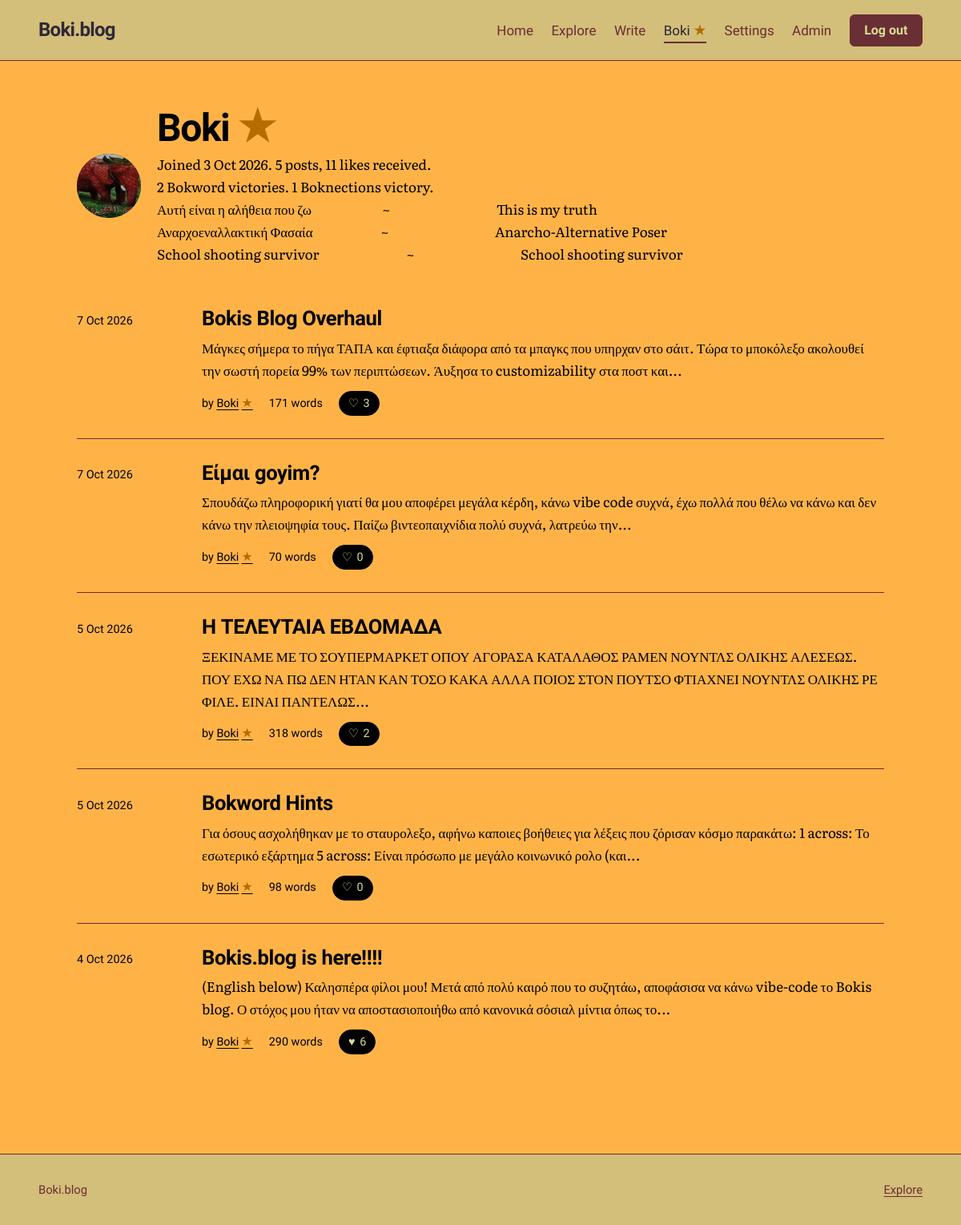
/u/Boki (signed in), run on the app's committed database.
### tables this page shows
CREATE TABLE users (
    id            INTEGER PRIMARY KEY,
    username      TEXT NOT NULL UNIQUE COLLATE NOCASE,
    password_hash TEXT NOT NULL,
    is_admin      INTEGER NOT NULL DEFAULT 0,
    created_at    TEXT NOT NULL DEFAULT (datetime('now')),
    bio           TEXT NOT NULL DEFAULT '',
    avatar        TEXT,
    profile_bg    TEXT NOT NULL DEFAULT '#D9DD92',
    profile_text  TEXT NOT NULL DEFAULT '#2E2836'
, avatar_position_x INTEGER NOT NULL DEFAULT 50, avatar_position_y INTEGER NOT NULL DEFAULT 50, bokword_victories INTEGER NOT NULL DEFAULT 0, boknections_victories INTEGER NOT NULL DEFAULT 0);

CREATE TABLE posts (
    id         INTEGER PRIMARY KEY,
    user_id    INTEGER NOT NULL REFERENCES users(id) ON DELETE CASCADE,
    title      TEXT NOT NULL,
    body       TEXT NOT NULL,
    created_at TEXT NOT NULL DEFAULT (datetime('now')),
    updated_at TEXT,
    image      TEXT,
    text_color TEXT NOT NULL DEFAULT '#2E2836',
    title_color TEXT NOT NULL DEFAULT '#2E2836',
    background_color TEXT NOT NULL DEFAULT '#D9DD92'
, accent_color TEXT NOT NULL DEFAULT '#6A2E35', surface_color TEXT NOT NULL DEFAULT '#D3BE7A', button_text_color TEXT NOT NULL DEFAULT '#D9DD92');

### app.py (the view)
@app.get("/u/<username>")
def profile(username):
    user = db().execute(
        """SELECT u.id, u.username, u.created_at, u.bio, u.avatar,
                  u.avatar_position_x, u.avatar_position_y, u.profile_bg, u.profile_text,
                  u.bokword_victories, u.boknections_victories,
                  EXISTS(
                    SELECT 1 FROM crossword_completions c
                    JOIN crossword_state s ON s.id = 1
                    WHERE c.user_id = u.id AND c.puzzle_version = s.version
                  ) AS crossword_star
           FROM users u WHERE u.username = ?""",
        (username,)).fetchone()
    if user is None:
        abort(404)
    page = request.args.get("page", 1, type=int)
    posts, total, page, pages = fetch_posts("p.user_id = ?", (user["id"],), "new", page)
    total_likes = db().execute(
        "SELECT COUNT(*) FROM likes l JOIN posts p ON p.id = l.post_id "
        "WHERE p.user_id = ?", (user["id"],)).fetchone()[0]
    return render_template("profile.html", profile_user=user, posts=posts,
                           total=total, total_likes=total_likes, page=page, pages=pages)

### app.py (called while the page is built)
def db():
    if "db" not in g:
        g.db = sqlite3.connect(DB_PATH)
        g.db.row_factory = sqlite3.Row
        g.db.execute("PRAGMA foreign_keys = ON")
    return g.db

def get_setting(key):
    row = db().execute("SELECT value FROM settings WHERE key = ?", (key,)).fetchone()
    return row["value"] if row else None

def viewer_id():
    return g.user["id"] if g.user else -1

def boknections_enabled():
    return get_setting("boknections_enabled") == "1"

def flower_usernames():
    if "flower_users" not in g:
        g.flower_users = set()
        if boknections_enabled():
            rows = db().execute(
                "SELECT u.username FROM boknections_progress p "
                "JOIN boknections_state s ON s.id = 1 AND s.version = p.puzzle_version "
                "JOIN users u ON u.id = p.user_id WHERE p.solved = 1").fetchall()
            g.flower_users = {row["username"] for row in rows}
    return g.flower_users

def fetch_posts(where="1 = 1", params=(), sort="new", page=1):
    total = db().execute(
        f"SELECT COUNT(*) {POST_FROM} WHERE {where}", params).fetchone()[0]
    pages = max(1, -(-total // PER_PAGE))
    page = min(max(page, 1), pages)
    rows = db().execute(
        f"SELECT {POST_COLS} {POST_FROM} WHERE {where} "
        f"ORDER BY {SORTS[sort]} LIMIT ? OFFSET ?",
        (viewer_id(), *params, PER_PAGE, (page - 1) * PER_PAGE)).fetchall()
    return rows, total, page, pages

@app.after_request
def security_headers(resp):
    resp.headers["Content-Security-Policy"] = (
        "default-src 'self'; style-src 'self' 'unsafe-inline' https://fonts.googleapis.com; "
        "font-src https://fonts.gstatic.com; img-src 'self' data:; "
        "form-action 'self'; frame-ancestors 'none'; base-uri 'self'")
    resp.headers["X-Content-Type-Options"] = "nosniff"
    resp.headers["Referrer-Policy"] = "same-origin"
    return resp

@app.context_processor
def inject_site():
    return {"site_name": app.config["SITE_NAME"]}

def parse_ts(value):
    return datetime.strptime(value, "%Y-%m-%d %H:%M:%S")

@app.template_filter("date")
def date_filter(value):
    dt = parse_ts(value)
    return f"{dt.day} {dt:%b %Y}"

@app.template_filter("iso")
def iso_filter(value):
    return parse_ts(value).strftime("%Y-%m-%d")

@app.template_filter("wordcount")
def wordcount_filter(text):
    return len(text.split())

### templates/profile.html (shortened to what this page needs)
{% extends "base.html" %}
{% from "_macros.html" import post_row, pager with context %}
{% from "_macros.html" import user_name %}
{% block page_theme %}--bg: {{ profile_user.profile_bg }}; --profile-text: {{ profile_user.profile_text }}; --ink: {{ profile_user.profile_text }}; --ink-soft: {{ profile_user.profile_text }}; --accent: {{ profile_user.profile_text }}; color: {{ profile_user.profile_text }};{% endblock %}
{% block content %}
<div class="wrap page profile-page">
  <header class="profile-head">
    {% if profile_user.avatar %}
      <img class="avatar big" src="{{ url_for('uploaded_file', filename=profile_user.avatar) }}" alt="{{ profile_user.username }} profile picture" style="object-position: {{ profile_user.avatar_position_x }}% {{ profile_user.avatar_position_y }}%;">
    {% else %}
      <div class="avatar big" aria-hidden="true">{{ profile_user.username[:2]|upper }}</div>
    {% endif %}
    <div>
      <h1 class="page-title">{{ user_name(profile_user.username, profile_user.crossword_star) }}</h1>
      <p class="muted">Joined {{ profile_user.created_at|date }}. {{ total }} {{ 'post' if total == 1 else 'posts' }}, {{ total_likes }} {{ 'like' if total_likes == 1 else 'likes' }} received.</p>
      <p class="muted">{{ profile_user.bokword_victories }} Bokword {{ 'victory' if profile_user.bokword_victories == 1 else 'victories' }}. {{ profile_user.boknections_victories }} Boknections {{ 'victory' if profile_user.boknections_victories == 1 else 'victories' }}.</p>
      {% if profile_user.bio %}<p class="profile-bio">{{ profile_user.bio }}</p>{% endif %}
    </div>
  </header>
  {% set next = request.full_path.rstrip('?') %}
  {% if posts %}
    <ol class="post-list">{% for p in posts %}{{ post_row(p, next) }}{% endfor %}</ol>
  {% else %}
    <p class="empty">
      {{ user_name(profile_user.username, profile_user.crossword_star) }} has not published anything yet.
      {% if g.user and g.user.id == profile_user.id %}<a href="{{ url_for('new_post') }}">Write your first post</a>.{% endif %}
    </p>
  {% endif %}
</div>
{% endblock %}

### templates/_macros.html (shortened to what this page needs)
{% macro like_button(post, next) %}
  {% if g.user %}
    <form class="inline-form" method="post" action="{{ url_for('toggle_like', post_id=post.id) }}">
      <button class="like {% if post.liked %}is-liked{% endif %}" type="submit" aria-pressed="{{ 'true' if post.liked else 'false' }}">
        <span aria-hidden="true">{{ '♥' if post.liked else '♡' }}</span>
        {{ post.like_count }}
      </button>
    </form>
  {% else %}
    <a class="like" href="{{ url_for('login', next=next) }}">
      <span aria-hidden="true">♡</span> {{ post.like_count }}
      <span class="sr">{{ 'like' if post.like_count == 1 else 'likes' }}, log in to like</span>
    </a>
  {% endif %}
{% endmacro %}
{% macro user_name(username, crossword_star=false) %}
  {{ username }}{% if crossword_star %}<span class="achievement-star" role="img" aria-label="Solved the current Weekly Bokword" title="Solved the current Weekly Bokword">★</span>{% endif %}
{% endmacro %}
{% macro post_row(post, next) %}
  <li class="post-item">
    <time datetime="{{ post.created_at|iso }}">{{ post.created_at|date }}</time>
    <div>
      <h3><a href="{{ url_for('post', post_id=post.id) }}">{{ post.title }}</a></h3>
      <p>{{ post.body|excerpt }}</p>
      <ul class="meta">
        <li>by <a href="{{ url_for('profile', username=post.username) }}">{{ user_name(post.username, post.crossword_star) }}</a></li>
        <li>{{ post.body|wordcount }} {{ 'word' if (post.body|wordcount) == 1 else 'words' }}</li>
        <li>{{ like_button(post, next) }}</li>
      </ul>
    </div>
  </li>
{% endmacro %}

### static/style.css (style rules this page uses)
:root { --bg: #D9DD92; --surface: #D3BE7A; --ink: #2E2836; --chrome-ink: var(--ink); --ink-soft: #6A2E35; --line: #6A2E35; --accent: #6A2E35; --accent-ink: #D9DD92; --mark: #D3BE7A; --danger: #6A2E35; --ok: #2E2836; --font-display: "Bricolage Grotesque", "Helvetica Neue", Arial, sans-serif; --font-body: "Literata", Georgia, "Times New Roman", serif; --measure: 38rem; --page: 72rem; --gap: clamp(1.25rem, 4vw, 3rem); }
*, *::before, *::after { box-sizing: border-box; }
html { -webkit-text-size-adjust: 100%; }
body { margin: 0; min-height: 100vh; display: flex; flex-direction: column; background: var(--bg); color: var(--ink); font-family: var(--font-body); font-size: 1.0625rem; line-height: 1.65; }
a { color: var(--accent); text-underline-offset: 0.2em; text-decoration-thickness: 1px; }
h1, h2, h3, h4 { font-family: var(--font-display); line-height: 1.12; letter-spacing: -0.015em; margin: 0; }
.wrap { width: min(100% - 2 * var(--gap), var(--page)); margin-inline: auto; }
.muted { color: var(--ink-soft); }
.inline-form { display: inline; margin: 0; }
.achievement-star { color: #B56D00; font-size: 1.1em; line-height: 1; margin-left: 0.2em; vertical-align: baseline; }
.meta { display: flex; flex-wrap: wrap; align-items: center; gap: 0.25rem 1.25rem; margin: 0; padding: 0; list-style: none; font-family: var(--font-display); font-size: 0.9rem; color: var(--ink-soft); }
.like { display: inline-flex; align-items: center; gap: 0.35rem; padding: 0.15rem 0.7rem; border-radius: 999px; border: 1px solid var(--accent); background: var(--accent); color: var(--accent-ink); font: inherit; font-family: var(--font-display); font-size: 0.9rem; cursor: pointer; text-decoration: none; }
.like.is-liked { background: var(--accent); border-color: var(--accent); color: var(--accent-ink); }
.page { padding-block: clamp(2rem, 5vw, 3.5rem) clamp(3rem, 8vw, 6rem); }
.page-title { font-size: clamp(2rem, 5vw, 3rem); font-weight: 800; letter-spacing: -0.03em; margin-bottom: 1.25rem; }
.post-list { list-style: none; margin: 0; padding: 0; }
.post-item { display: grid; grid-template-columns: 8rem minmax(0, 1fr); gap: 0.5rem 1.75rem; padding-block: 1.75rem; border-top: 1px solid var(--line); }
.post-item:first-child { border-top: 0; }
.post-item time { font-family: var(--font-display); font-size: 0.9rem; color: var(--ink-soft); padding-top: 0.35rem; }
.post-item h3 { font-size: 1.6rem; font-weight: 700; margin-bottom: 0.5rem; }
.post-item h3 a { color: var(--ink); text-decoration: none; }
.post-item p { margin: 0 0 0.75rem; color: var(--ink-soft); }
.profile-head { display: flex; align-items: center; gap: 1.25rem; margin-bottom: 1.5rem; }
.profile-head .page-title { margin-bottom: 0.25rem; }
.profile-head p { margin: 0; }
.avatar { width: 4rem; height: 4rem; flex: none; border-radius: 50%; background: var(--accent); color: var(--accent-ink); display: grid; place-items: center; font-family: var(--font-display); font-weight: 800; font-size: 1.4rem; object-fit: cover; }
.avatar.big { width: 5rem; height: 5rem; font-size: 1.8rem; }
.profile-page { padding-inline: var(--gap); color: var(--profile-text); }
.profile-page a, .profile-page .muted, .profile-page .meta, .profile-page .post-item p, .profile-page .post-item time, .profile-page .post-item h3 a, .profile-page .empty, .profile-page .pagination { color: var(--profile-text); }
.profile-bio { margin: 0.5rem 0 0; white-space: pre-wrap; }

### data on the page
users: username "Boki Boki", avatar (picture), created_at "3 Oct 2026", bokword_victories "2", bokword_victories "victories", boknections_victories "1", boknections_victories "victory", bio "Αυτή είναι η αλήθεια που ζω ~ This is my truth Αναρχοεναλλακτική Φασαία ~ Anarcho-Alternative Poser School shooting survivor ~ School shooting survivor", username "Boki"
posts: created_at "7 Oct 2026", title "Bokis Blog Overhaul", body|excerpt "Μάγκες σήμερα το πήγα ΤΑΠΑ και έφτιαξα διάφορα από τα μπαγκς που υπηρχαν στο σάιτ. Τώρα το μποκόλεξο ακολουθεί την σωστή πορεία 99% των περιπτώσεων. Άυξησα το customizability στα ποστ και...", body "171", body "words", liked "♡", like_count "3"
posts: created_at "7 Oct 2026", title "Είμαι goyim?", body|excerpt "Σπουδάζω πληροφορική γιατί θα μου αποφέρει μεγάλα κέρδη, κάνω vibe code συχνά, έχω πολλά που θέλω να κάνω και δεν κάνω την πλειοψηφία τους. Παίζω βιντεοπαιχνίδια πολύ συχνά, λατρεύω την...", body "70", body "words", liked "♡", like_count "0"
posts: created_at "5 Oct 2026", title "Η ΤΕΛΕΥΤΑΙΑ ΕΒΔΟΜΑΔΑ", body|excerpt "ΞΕΚΙΝΑΜΕ ΜΕ ΤΟ ΣΟΥΠΕΡΜΑΡΚΕΤ ΟΠΟΥ ΑΓΟΡΑΣΑ ΚΑΤΑΛΑΘΟΣ ΡΑΜΕΝ ΝΟΥΝΤΛΣ ΟΛΙΚΗΣ ΑΛΕΣΕΩΣ. ΠΟΥ ΕΧΩ ΝΑ ΠΩ ΔΕΝ ΗΤΑΝ ΚΑΝ ΤΟΣΟ ΚΑΚΑ ΑΛΛΑ ΠΟΙΟΣ ΣΤΟΝ ΠΟΥΤΣΟ ΦΤΙΑΧΝΕΙ ΝΟΥΝΤΛΣ ΟΛΙΚΗΣ ΡΕ ΦΙΛΕ. ΕΙΝΑΙ ΠΑΝΤΕΛΩΣ...", body "318", body "words", liked "♡", like_count "2"
posts: created_at "5 Oct 2026", title "Bokword Hints", body|excerpt "Για όσους ασχολήθηκαν με το σταυρολεξο, αφήνω καποιες βοήθειες για λέξεις που ζόρισαν κόσμο παρακάτω: 1 across: Το εσωτερικό εξάρτημα 5 across: Είναι πρόσωπο με μεγάλο κοινωνικό ρολο (και...", body "98", body "words", liked "♡", like_count "0"
posts: created_at "4 Oct 2026", title "Bokis.blog is here!!!!", body|excerpt "(English below) Καλησπέρα φίλοι μου! Μετά από πολύ καιρό που το συζητάω, αποφάσισα να κάνω vibe-code το Bokis blog. Ο στόχος μου ήταν να αποστασιοποιήθω από κανονικά σόσιαλ μίντια όπως το...", body "290", body "words", liked "♥", like_count "6"

### other printed values
{{ site_name }} "Boki.blog"
{{ total }} "5"
{{ 'post' if total == 1 else 'posts' }} "posts"
{{ total_likes }} "11"
{{ 'like' if total_likes == 1 else 'likes' }} "likes"
